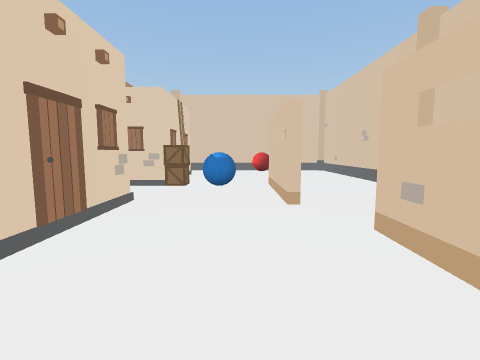
[1] (above)

24 first-person views from a walk through a Unity game level. The camera is 1.2 m above the floor, tilts 6° down and sees 85° across. The floor is counted in squares, 1 m on a side. Each view is taken from the middle of a square. On the plan, view 1 faces up. The plan holds only what a view shows up to about 12 squares ahead; the rest is blank. The place goes on beyond the plan. The player character is not drawn. Some animated figures are left out.

[2]
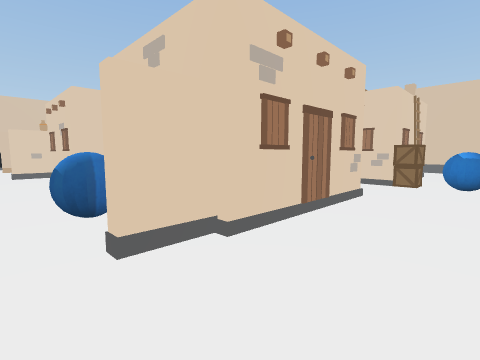

[3]
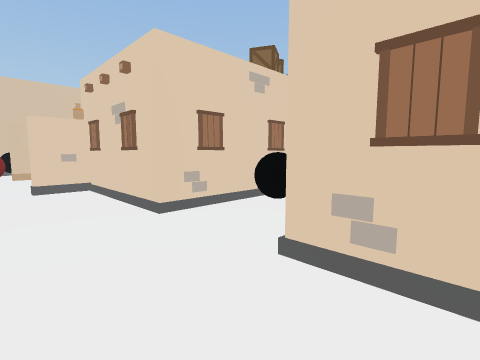

[4]
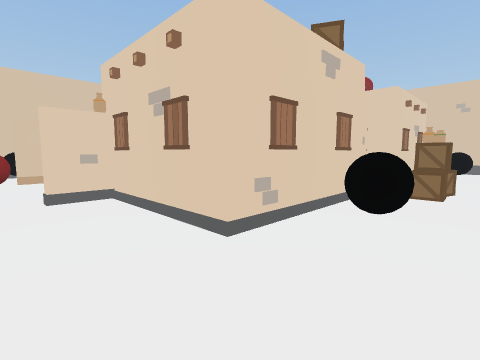

[5]
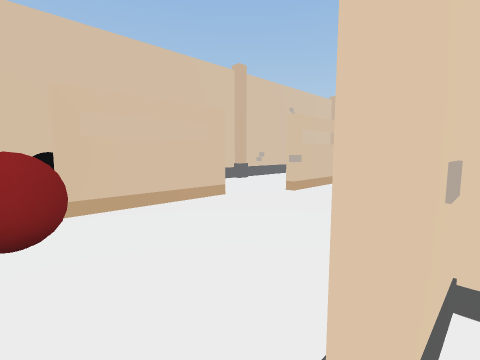

[6]
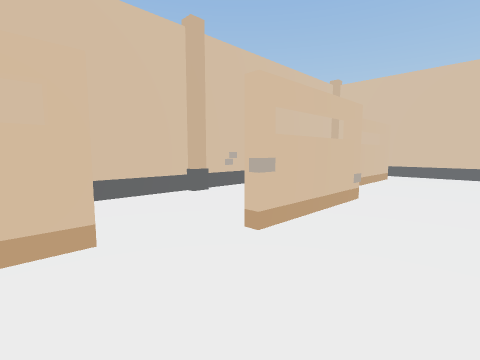

[7]
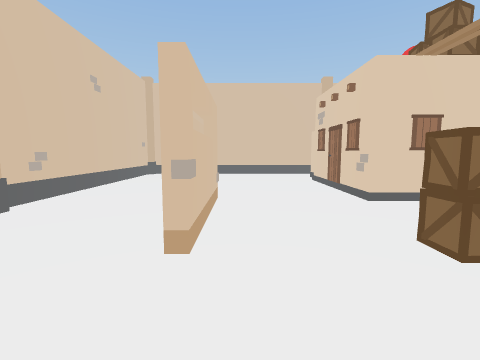

[8]
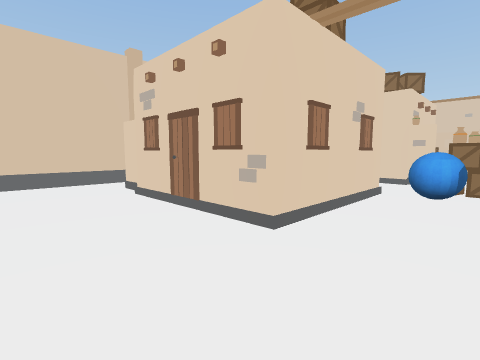

[9]
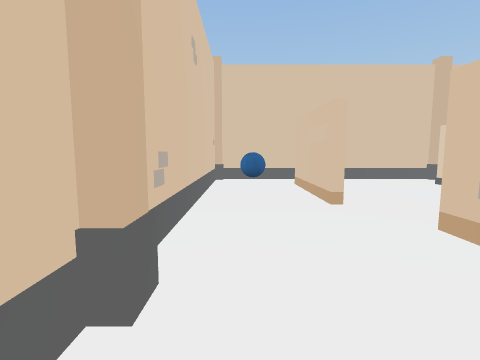

[10]
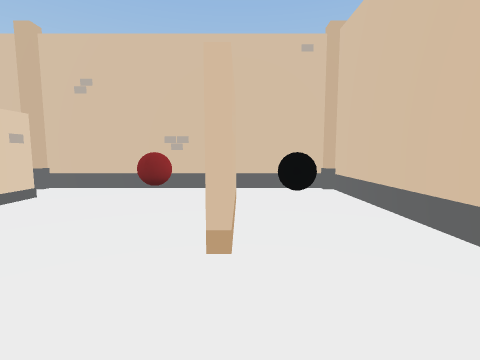

[11]
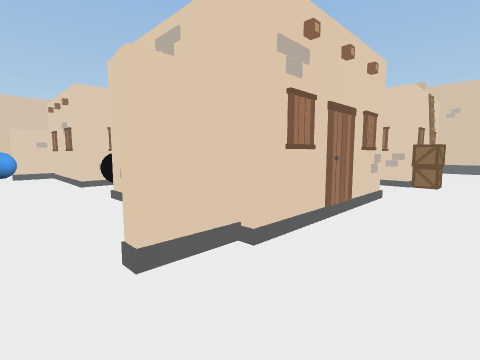

[12]
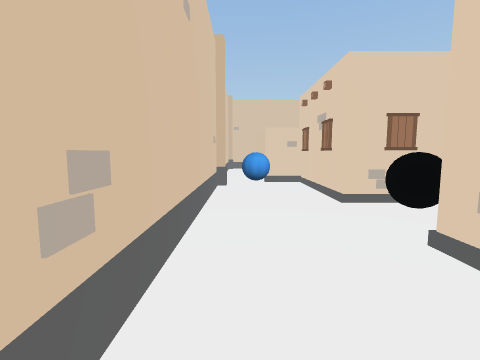

[13]
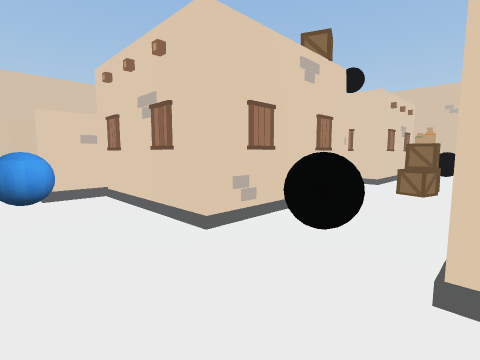

[14]
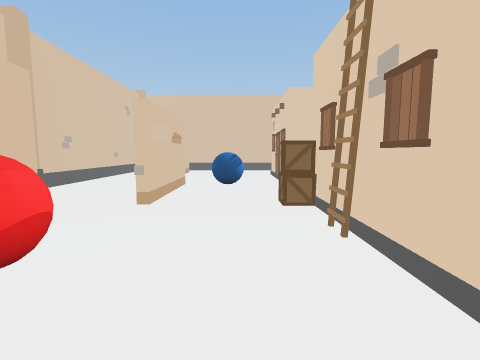

[15]
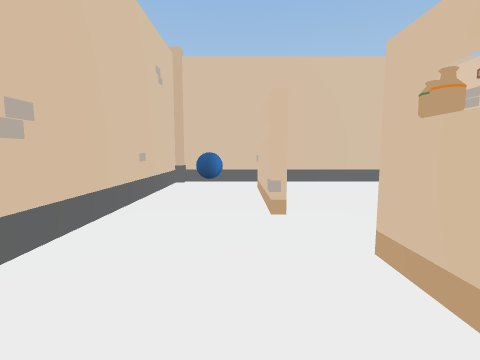

[16]
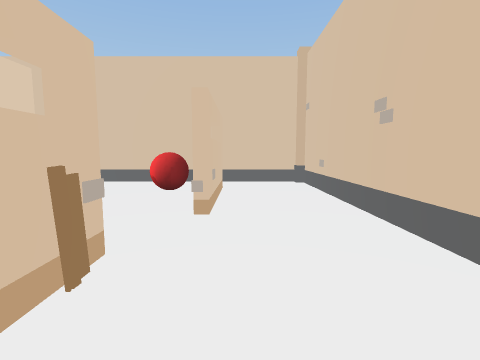

[17]
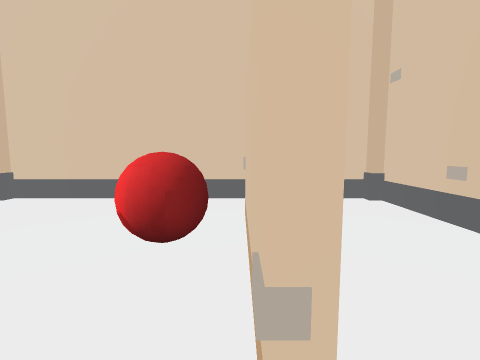

[18]
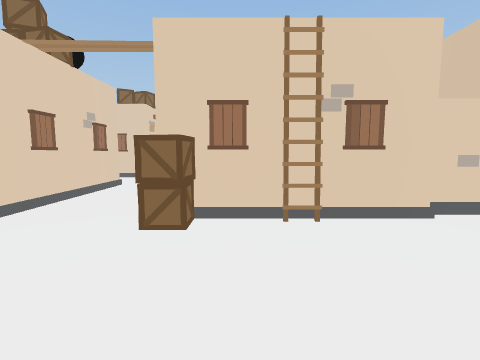

[19]
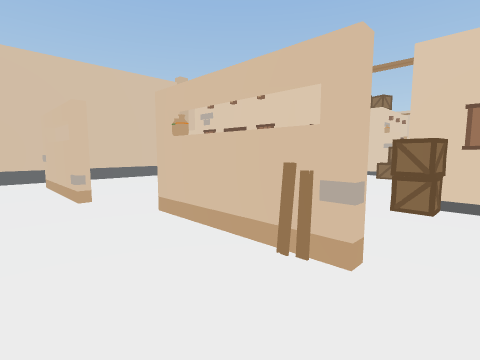

[20]
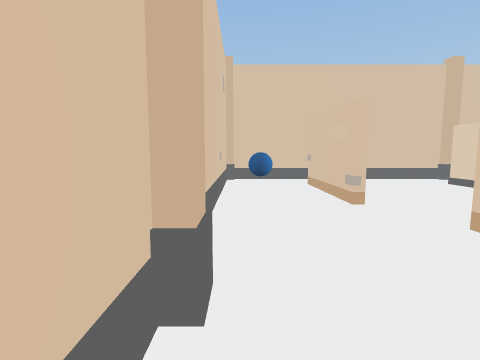

[21]
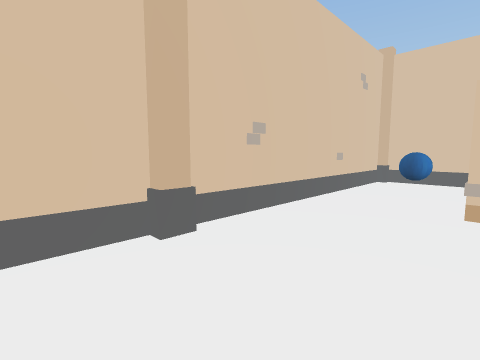

[22]
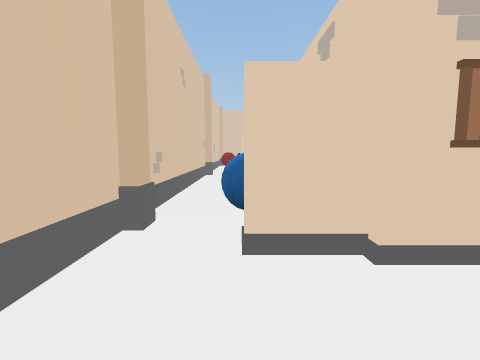

[23]
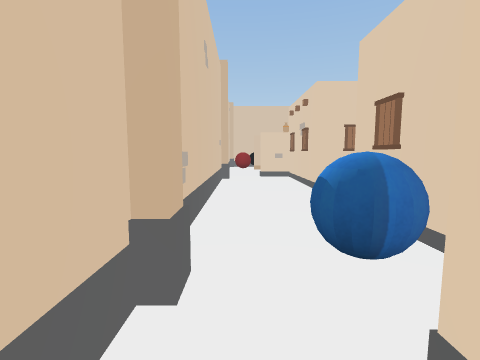

[24]
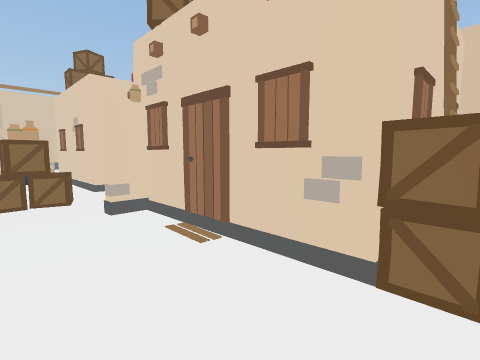

### Floor plan
Key: @ floor where view 1 was taken; # wall or solid block; . floor; O other object.
Columns run from 24 left of view 1 to 6 right of it. Each row starts with its distance up from view 1.
 18 ###############################
 17 # O................O..........#
 16 #..#......................O...#
 15 #..#.....#...........O....#...#
 14 #..#....##   #.OO#####...O#...#
 13 #..#....#    #..O    #....O...#
 12 #.......#    #..#    #....O...#
 11 #.......##   #..O   ##........#
 10 O...O...O#####..#####OO..O....#
  9 O...#..........O.O.......O....#
  8 #...#.......O.OO.......OO#....#
  7 #...#........OOO.........O....#
  6 #...O...O#   #..#####O........#
  5 #.......O    #..O   ##........#
  4 #..#....#    #.O#    #....O...#
  3 #..#....O   ##..O    #....#...#
  2 #..#.... ####O..######....#...#
  1 #..#.....O......... O#....#...#
  0 #OO.................O#..@.O...#
 -1 #.....O.....................O.#
 -2 ###############################

Positions as (right, up) in squares from view 1, and headings:
1: (0, 0), facing up
2: (0, -1), facing up-left
3: (-6, -1), facing up-left
4: (-8, -1), facing up-left
5: (-15, -1), facing up-left
6: (-17, 3), facing up-left
7: (-19, 3), facing up
8: (-19, 7), facing up-right
9: (-23, 6), facing up
10: (-21, 7), facing down
11: (-18, 17), facing down-right
12: (-14, 17), facing right
13: (-11, 17), facing down-right
14: (-1, 16), facing down
15: (3, 9), facing down
16: (3, 7), facing up
17: (2, 11), facing up
18: (2, 11), facing left
19: (4, 11), facing down-left
20: (5, 10), facing down
21: (2, 10), facing down-right
22: (0, 0), facing left
23: (-2, -1), facing left
24: (-2, 7), facing up-left
